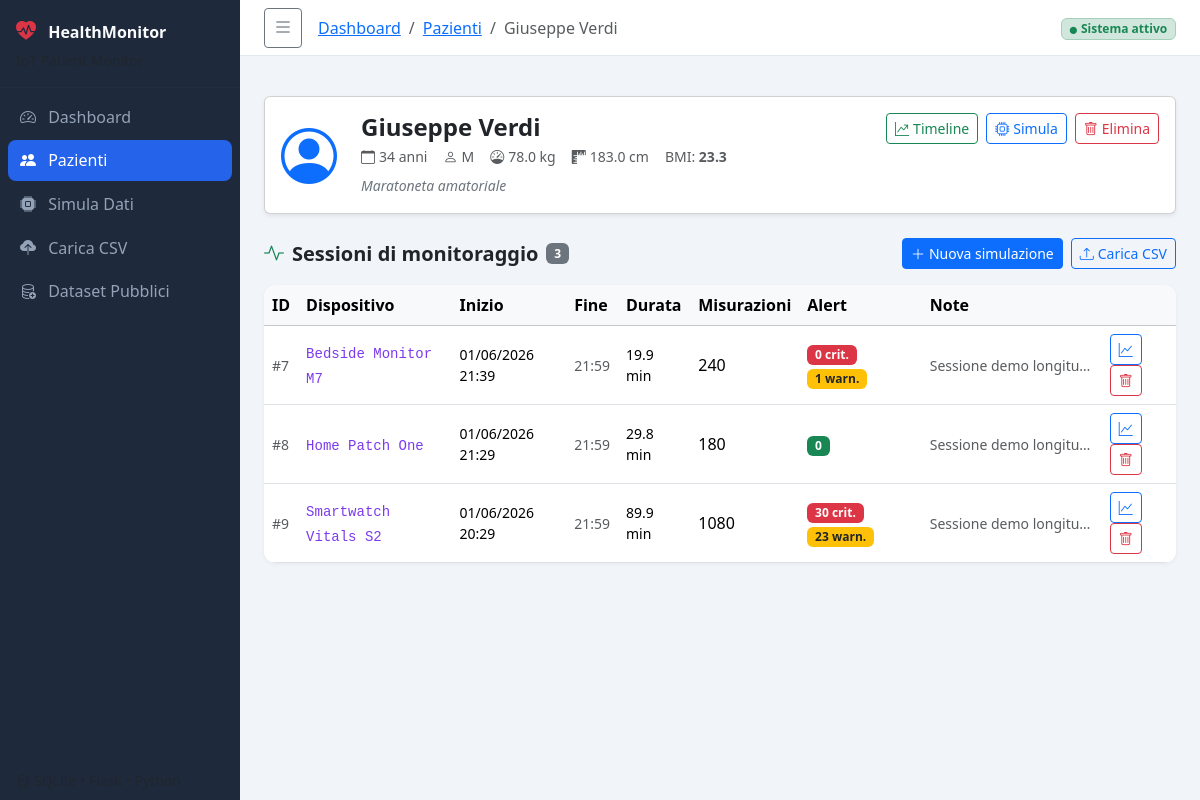
Screenshot of /patients/3 with the database file from the repository.
### app/models.py (models this page shows, shortened)
class Patient(db.Model):
    __tablename__ = 'patients'
    id = db.Column(db.Integer, primary_key=True)
    name = db.Column(db.String(100), nullable=False)
    age = db.Column(db.Integer)
    gender = db.Column(db.String(10))
    weight_kg = db.Column(db.Float)
    height_cm = db.Column(db.Float)
    notes = db.Column(db.Text)
    created_at = db.Column(db.DateTime, default=datetime.utcnow)
    sessions = db.relationship(
        'Session', backref='patient', lazy=True, cascade='all, delete-orphan'
    )
    @property
    def bmi(self):
        if self.weight_kg and self.height_cm and self.height_cm > 0:
            return round(self.weight_kg / ((self.height_cm / 100) ** 2), 1)
        return None

class Session(db.Model):
    __tablename__ = 'sessions'
    id = db.Column(db.Integer, primary_key=True)
    patient_id = db.Column(
        db.Integer, db.ForeignKey('patients.id'), nullable=False
    )
    device_id = db.Column(db.String(50), default='WearableSensor-v1')
    source_type = db.Column(db.String(30), default='synthetic')
    source_name = db.Column(db.String(120))
    start_time = db.Column(db.DateTime, nullable=False, default=datetime.utcnow)
    end_time = db.Column(db.DateTime)
    notes = db.Column(db.Text)
    measurements = db.relationship(
        'Measurement', backref='session', lazy=True, cascade='all, delete-orphan'
    )
    alerts = db.relationship(
        'Alert', backref='session', lazy=True, cascade='all, delete-orphan'
    )
    ecg_samples = db.relationship(
        'ECGSample', backref='session', lazy=True, cascade='all, delete-orphan'
    )
    assessment = db.relationship(
        'SessionAssessment', backref='session', uselist=False,
        lazy=True, cascade='all, delete-orphan'
    )
    feature_snapshot = db.relationship(
        'SessionFeatureSnapshot', backref='session', uselist=False,
        lazy=True, cascade='all, delete-orphan'
    )
    forecast_snapshot = db.relationship(
        'SessionForecastSnapshot', backref='session', uselist=False,
        lazy=True, cascade='all, delete-orphan'
    )
    @property
    def duration_minutes(self):
        if self.end_time and self.start_time:
            return round((self.end_time - self.start_time).total_seconds() / 60, 1)
        return None
    @property
    def n_measurements(self):
        return len(self.measurements)
    @property
    def n_alerts(self):
        return len(self.alerts)

### app/routes.py (the view)
@main.route('/patients/<int:patient_id>')
def patient_detail(patient_id):
    patient = Patient.query.get_or_404(patient_id)
    sessions = (
        Session.query
        .filter_by(patient_id=patient_id)
        .order_by(Session.start_time.desc())
        .all()
    )
    return render_template(
        'patient_detail.html',
        patient=patient,
        sessions=sessions,
        get_device_label=get_device_label,
    )

### app/devices.py (called while the page is built)
def get_device_profile(device_key):
    return DEVICE_PROFILES.get(device_key, DEVICE_PROFILES[DEFAULT_DEVICE_KEY])

def get_device_label(device_key):
    return get_device_profile(device_key)['label']

### app/templates/patient_detail.html (shortened to what this page needs)
{% extends "base.html" %}
{% block breadcrumb %}
  <li class="breadcrumb-item"><a href="{{ url_for('main.index') }}">Dashboard</a></li>
  <li class="breadcrumb-item"><a href="{{ url_for('main.patients') }}">Pazienti</a></li>
  <li class="breadcrumb-item active">{{ patient.name }}</li>
{% endblock %}
{% block content %}
<div class="card mb-4 shadow-sm">
  <div class="card-body d-flex align-items-start gap-4">
    <div class="patient-avatar">
      <i class="bi bi-person-circle text-primary" style="font-size:3.5rem"></i>
    </div>
    <div class="flex-grow-1">
      <h4 class="fw-bold mb-1">{{ patient.name }}</h4>
      <div class="d-flex flex-wrap gap-3 text-muted small">
        {% if patient.age %}<span><i class="bi bi-calendar me-1"></i>{{ patient.age }} anni</span>{% endif %}
        {% if patient.gender %}<span><i class="bi bi-person me-1"></i>{{ patient.gender }}</span>{% endif %}
        {% if patient.weight_kg %}<span><i class="bi bi-speedometer me-1"></i>{{ patient.weight_kg }} kg</span>{% endif %}
        {% if patient.height_cm %}<span><i class="bi bi-rulers me-1"></i>{{ patient.height_cm }} cm</span>{% endif %}
        {% if patient.bmi %}<span>BMI: <strong>{{ patient.bmi }}</strong></span>{% endif %}
      </div>
      {% if patient.notes %}
      <p class="mt-2 mb-0 small text-secondary fst-italic">{{ patient.notes }}</p>
      {% endif %}
    </div>
    <div class="d-flex gap-2">
      <a href="{{ url_for('main.patient_timeline', patient_id=patient.id) }}" class="btn btn-sm btn-outline-success">
        <i class="bi bi-graph-up-arrow me-1"></i>Timeline
      </a>
      <a href="{{ url_for('main.simulate') }}?pid={{ patient.id }}" class="btn btn-sm btn-outline-primary">
        <i class="bi bi-cpu me-1"></i>Simula
      </a>
      <form action="{{ url_for('main.delete_patient', patient_id=patient.id) }}" method="post"
            onsubmit="return confirm('Eliminare il paziente e tutte le sessioni associate?')">
        <button class="btn btn-sm btn-outline-danger"><i class="bi bi-trash me-1"></i>Elimina</button>
      </form>
    </div>
  </div>
</div>
<div class="d-flex align-items-center mb-3">
  <h5 class="fw-semibold mb-0"><i class="bi bi-activity me-2 text-success"></i>Sessioni di monitoraggio</h5>
  <span class="badge bg-secondary ms-2">{{ sessions | length }}</span>
  <div class="ms-auto d-flex gap-2">
    <a href="{{ url_for('main.simulate') }}" class="btn btn-sm btn-primary">
      <i class="bi bi-plus-lg me-1"></i>Nuova simulazione
    </a>
    <a href="{{ url_for('main.upload') }}" class="btn btn-sm btn-outline-primary">
      <i class="bi bi-upload me-1"></i>Carica CSV
    </a>
  </div>
</div>
<div class="card table-card">
  <div class="table-responsive">
    <table class="table table-hover align-middle mb-0">
      <thead class="table-light">
        <tr>
          <th>ID</th>
          <th>Dispositivo</th>
          <th>Inizio</th>
          <th>Fine</th>
          <th>Durata</th>
          <th>Misurazioni</th>
          <th>Alert</th>
          <th>Note</th>
          <th></th>
        </tr>
      </thead>
      <tbody>
        {% for sess in sessions %}
        <tr>
          <td class="text-muted small">#{{ sess.id }}</td>
          <td><code class="small">{{ get_device_label(sess.device_id) }}</code></td>
          <td class="small">{{ sess.start_time.strftime('%d/%m/%Y %H:%M') }}</td>
          <td class="small text-muted">{{ sess.end_time.strftime('%H:%M') if sess.end_time else '—' }}</td>
          <td class="small">{{ sess.duration_minutes or '—' }} min</td>
          <td>{{ sess.n_measurements }}</td>
          <td>
            {% set na = sess.n_alerts %}
            {% set nc = sess.alerts | selectattr('severity', 'eq', 'critical') | list | length %}
            {% if na > 0 %}
              <span class="badge bg-danger me-1">{{ nc }} crit.</span>
              <span class="badge bg-warning text-dark">{{ na - nc }} warn.</span>
            {% else %}
              <span class="badge bg-success">0</span>
            {% endif %}
          </td>
          <td class="small text-muted" style="max-width:180px;white-space:nowrap;overflow:hidden;text-overflow:ellipsis">
            {{ sess.notes or '—' }}
          </td>
          <td>
            <a href="{{ url_for('main.session_detail', session_id=sess.id) }}"
               class="btn btn-sm btn-outline-primary me-1" title="Analisi">
              <i class="bi bi-graph-up"></i>
            </a>
            <form action="{{ url_for('main.delete_session', session_id=sess.id) }}" method="post"
                  class="d-inline" onsubmit="return confirm('Eliminare questa sessione?')">
              <button class="btn btn-sm btn-outline-danger" title="Elimina">
                <i class="bi bi-trash"></i>
              </button>
            </form>
          </td>
        </tr>
        {% endfor %}
      </tbody>
    </table>
  </div>
</div>
{% endblock %}

### app/static/css/style.css (style rules this page uses)
:root { --sidebar-width: 240px; --sidebar-collapsed-width: 60px; --sidebar-bg: #1e293b; --sidebar-text: #94a3b8; --sidebar-active-bg: #2563eb; --topbar-height: 56px; --topbar-bg: #ffffff; --topbar-border: #e2e8f0; --page-bg: #f1f5f9; }
body { background: var(--page-bg); font-family: 'Segoe UI', system-ui, -apple-system, sans-serif; }
.table-card { border: none; border-radius: 12px; box-shadow: 0 1px 4px rgba(0, 0, 0, 0.06); overflow: hidden; }
.table-card .table { margin-bottom: 0; }
code { color: #7c3aed; }

### rows the page displays
Patient: name "Giuseppe Verdi", age "34", gender "M", weight_kg "78.0", height_cm "183.0", bmi "23.3", notes "Maratoneta amatoriale"

### other values shown
{{ sessions | length }} "3"
{{ sess.id }} "7"
{{ get_device_label(sess.device_id) }} "Bedside Monitor M7"
{{ sess.start_time.strftime('%d/%m/%Y %H:%M') }} "01/06/2026 21:39"
{{ sess.end_time.strftime('%H:%M') if sess.end_time else '—' }} "21:59"
{{ sess.duration_minutes or '—' }} "19.9"
{{ sess.n_measurements }} "240"
{{ nc }} "0"
{{ na - nc }} "1"
{{ sess.notes or '—' }} "Sessione demo longitu…"
{{ sess.id }} "8"
{{ get_device_label(sess.device_id) }} "Home Patch One"
{{ sess.start_time.strftime('%d/%m/%Y %H:%M') }} "01/06/2026 21:29"
{{ sess.duration_minutes or '—' }} "29.8"
{{ sess.n_measurements }} "180"
